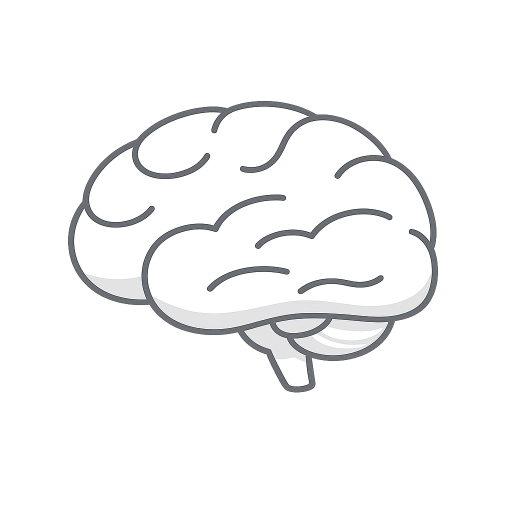
#> input picture art/raw/brain-full/generated_2.png, 1024 x 1024 px (shown at 1/2 size)
$ python prepare.py
#> lines starting #> are read from the running program, lines starting #| are printed output that depends on the picture; after the words box and inside, x2 and y2 are one past the last pixel; in counts of white or black regions, pixels touching at a corner belong together
#!/usr/bin/env python3
"""Turns the picked raw drawings into the files the site loads.

This is the raster stand-in used for the look test. Once the style is approved the same
picks go through Vectorizer.AI in production mode and the SVGs replace these files.

What it does:
  - snaps each drawing to the site palette (ink #4A4A4A, white, light grey, pink #FF0083)
  - fills enclosed transparent areas with white, so drawings read on the grey bands

The brain and the four ability objects are not drawings any more: they are 3D models built
in code (src/brain/three/). The still image of the brain is captured from that renderer by
tests/capture-still.mjs.

    python3 art/scripts/prepare.py
"""
from pathlib import Path

import numpy as np
from PIL import Image, ImageDraw, ImageFilter

ROOT = Path(__file__).resolve().parents[2]
RAW = ROOT / "art/raw"
OUT = ROOT / "src/assets/art"
PREPARED = ROOT / "art/prepared"

INK = np.array([74, 74, 74], dtype=np.float32)       # #4A4A4A
PINK = np.array([255, 0, 131], dtype=np.float32)     # #FF0083


# Which generation of each drawing is used.
PICKS = {
    "mark": "brain-full/generated_2.png",   # the small brain in the nav and the chat bubbles
    "bust": "nevo-bust/v2_3.png",            # Nevo (v1 was generated_2.png), for the finale and "How it works"
}


def exterior_mask(alpha: np.ndarray, close_bottom: bool = False) -> np.ndarray:
    """True where a transparent pixel is connected to the image border."""
    h, w = alpha.shape
    solid = (alpha > 0.5).astype(np.uint8) * 255
    canvas = Image.new("L", (w + 2, h + 2), 0)
    canvas.paste(Image.fromarray(solid), (1, 1))
    if close_bottom:
        # A bust is cut off at the chest, so its outline is open underneath. Close it with
        # a line dropped from the outer end of each shoulder and one along the bottom edge,
        # so the torso counts as "inside" and gets filled.
        cols = np.nonzero(solid.any(axis=0))[0]
        x0, x1 = int(cols.min()), int(cols.max())
        y0 = int(np.nonzero(solid[:, x0])[0].max())
        y1 = int(np.nonzero(solid[:, x1])[0].max())
        d = ImageDraw.Draw(canvas)
        d.line([(x0 + 1, y0 + 1), (x0 + 1, h)], fill=255, width=2)
        d.line([(x1 + 1, y1 + 1), (x1 + 1, h)], fill=255, width=2)
        d.line([(x0 + 1, h), (x1 + 1, h)], fill=255, width=2)
    ImageDraw.floodfill(canvas, (0, 0), 128)
    return np.asarray(canvas)[1:-1, 1:-1] == 128


def snap(path: Path, fill_inside: bool = True, close_bottom: bool = False) -> Image.Image:
    """Palette-snap a drawing and, optionally, fill its enclosed transparent areas white."""
#> called with fill_inside = True, close_bottom = False
    im = np.asarray(Image.open(path).convert("RGBA")).astype(np.float32)
    rgb, alpha = im[..., :3], im[..., 3] / 255.0
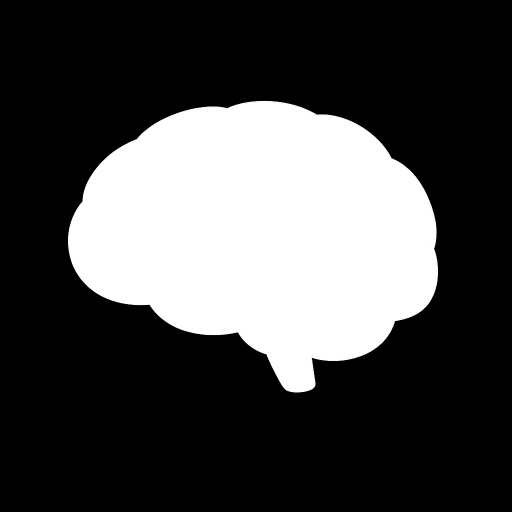
#> alpha: shape (1024, 1024) float32 (shown at 1/2 size); min 0, max 1, mean 0.281
    h, w = alpha.shape
#> h = 1024; w = 1024

    # --- colour: pink stays pink, everything else becomes a grey between ink and white
    r, g, b = rgb[..., 0], rgb[..., 1], rgb[..., 2]
    pinkness = np.clip((r - g - 40) / 150.0, 0, 1) * (r > 140) * (b > g)
#> pinkness: shape (1024, 1024) float32; every value is 0
    lum = rgb @ np.array([0.299, 0.587, 0.114], dtype=np.float32)
    opaque = alpha > 0.8
#> opaque: shape (1024, 1024) bool; 28.1% white; 1 white region, box (x1, y1, x2, y2) and area: (136, 202, 876, 785) 294615
    grey_px = opaque & (pinkness < 0.1)
    line_level = np.percentile(lum[grey_px], 3) if grey_px.any() else 60.0
#> line_level = 90.24
    t = np.clip((lum - line_level) / (255.0 - line_level), 0, 1)[..., None]
    grey = INK + t * (255.0 - INK)
    p = pinkness[..., None]
    out_rgb = grey * (1 - p) + (255.0 * (1 - p) + PINK * p) * p

    # --- alpha: keep the soft outer edge, make everything inside opaque over white
    out_a = alpha.copy()
    if fill_inside:
        ext = exterior_mask(alpha, close_bottom)
#> in exterior_mask, `solid = (alpha > 0.5).astype(np.uint8) * 255`: solid: shape (1024, 1024); 28.1% white; 1 white region, box (x1, y1, x2, y2) and area: (136, 202, 876, 785) 294964
#> in exterior_mask, `canvas = Image.new("L", (w + 2, h + 2), 0)`: canvas: PIL image 1026x1026 L; every value is 0
#> in exterior_mask, `canvas.paste(Image.fromarray(solid), (1, 1))`: canvas: PIL image 1026x1026 L; 28% white; 1 white region, box (x1, y1, x2, y2) and area: (137, 203, 877, 786) 294964
        near_ext = np.asarray(Image.fromarray((ext * 255).astype(np.uint8)).filter(ImageFilter.MaxFilter(7))) > 0
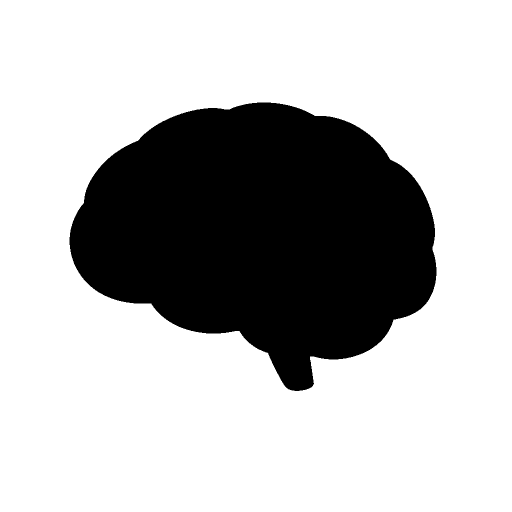
#> near_ext: shape (1024, 1024) bool (shown at 1/2 size); 72.6% white; 1 black region, box (x1, y1, x2, y2) and area: (139, 205, 873, 782) 286900
        inside = ~near_ext
        a = alpha[..., None]
        out_rgb = np.where(inside[..., None], out_rgb * a + 255.0 * (1 - a), out_rgb)
        out_a = np.where(inside, 1.0, alpha)

    # Fully transparent pixels still carry whatever colour the model left there. Make them
    # white so nothing dark can bleed in when the image is filtered or scaled.
    out_rgb = np.where((out_a <= 0)[..., None], 255.0, out_rgb)
    out = np.dstack([out_rgb, out_a * 255.0]).round().clip(0, 255).astype(np.uint8)
    return Image.fromarray(out, "RGBA")


def crop_square(im: Image.Image, margin: float, size: int) -> tuple[Image.Image, tuple[float, float, float]]:
    """Crop to the drawing's bounds as a centred square. Returns the image and (x0, y0, side)."""
#> called with margin = 0.06, size = 128
    a = np.asarray(im)[..., 3]
    ys, xs = np.nonzero(a > 20)
    x0, x1, y0, y1 = xs.min(), xs.max(), ys.min(), ys.max()
#> x0 = 136; x1 = 875; y0 = 202; y1 = 784
    side = max(x1 - x0, y1 - y0) * (1 + margin)
#> side = 783.3
    cx, cy = (x0 + x1) / 2, (y0 + y1) / 2
#> cx = 505.5; cy = 493
    box = (cx - side / 2, cy - side / 2, cx + side / 2, cy + side / 2)
#> box = (113.8, 101.3, 897.2, 884.7)
    out = im.crop(tuple(int(round(v)) for v in box)).resize((size, size), Image.LANCZOS)
#> out: PIL image 128x128 RGBA
    return out, (box[0], box[1], side)


def build() -> None:
    # Shown at 36 to 40 px, so 128 px covers high-density screens with room to spare.
    mark, _ = crop_square(snap(RAW / PICKS["mark"]), margin=0.06, size=128)
    mark.save(OUT / "brain-mark.png")
    # The portrait is not shipped as a PNG: this file is what gets traced
    # (Vectorizer.AI, then rig_bust.py turns the trace into the animated rig).
    PREPARED.mkdir(parents=True, exist_ok=True)
    bust = snap(RAW / PICKS["bust"], close_bottom=True)
#> call 2 of snap, with fill_inside = True, close_bottom = True
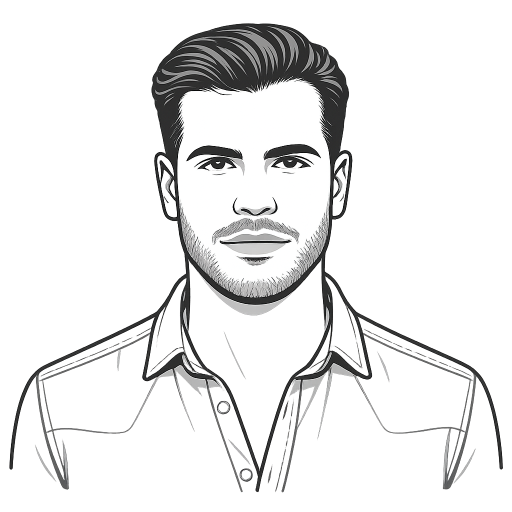
#> input picture art/raw/nevo-bust/v2_3.png, 1024 x 1024 px (shown at 1/2 size)
#> in snap (call 2), `rgb, alpha = im[..., :3], im[..., 3] / 255.0`:
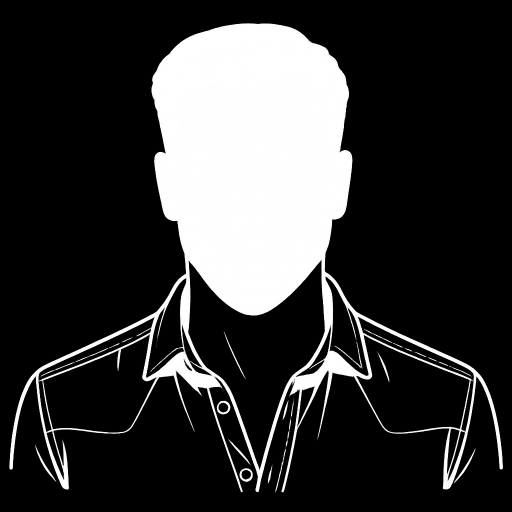
#> alpha: shape (1024, 1024) float32 (shown at 1/2 size); min 0, max 1, mean 0.213
#> in snap (call 2), `opaque = alpha > 0.8`: opaque: shape (1024, 1024) bool; 21.1% white; 50 white regions (21 under 20 px), largest, box (x1, y1, x2, y2) and area: (19, 47, 1006, 984) 218315, (479, 937, 505, 963) 252, (434, 802, 460, 828) 251
#> in snap (call 2), `line_level = np.percentile(lum[grey_px], 3) if grey_px.any() else 60.0`: line_level = 11.64
#> in snap (call 2), `grey = INK + t * (255.0 - INK)`:
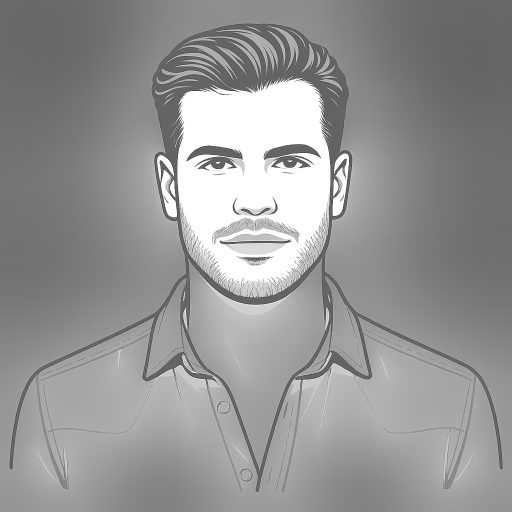
#> grey: shape (1024, 1024, 3) float32 (shown at 1/2 size); min 74, max 255, mean 149.1
#> call 2 of exterior_mask, with close_bottom = True
#> in exterior_mask (call 2), `solid = (alpha > 0.5).astype(np.uint8) * 255`: solid: shape (1024, 1024); 21.4% white; 32 white regions (3 under 20 px), largest, box (x1, y1, x2, y2) and area: (19, 47, 1006, 985) 221267, (479, 937, 506, 964) 286, (434, 802, 461, 829) 285
#> in exterior_mask (call 2), `canvas.paste(Image.fromarray(solid), (1, 1))`: canvas: PIL image 1026x1026 L; 21.3% white; 32 white regions (3 under 20 px), largest, box (x1, y1, x2, y2) and area: (20, 48, 1007, 986) 221267, (480, 938, 507, 965) 286, (435, 803, 462, 830) 285
#> in exterior_mask (call 2), `cols = np.nonzero(solid.any(axis=0))[0]`: cols = 987 values from 19 to 1005
#> in exterior_mask (call 2), `x0, x1 = int(cols.min()), int(cols.max())`: x0 = 19; x1 = 1005
#> in exterior_mask (call 2), `y0 = int(np.nonzero(solid[:, x0])[0].max())`: y0 = 937
#> in exterior_mask (call 2), `y1 = int(np.nonzero(solid[:, x1])[0].max())`: y1 = 936
#> in exterior_mask (call 2), `ImageDraw.floodfill(canvas, (0, 0), 128)`:
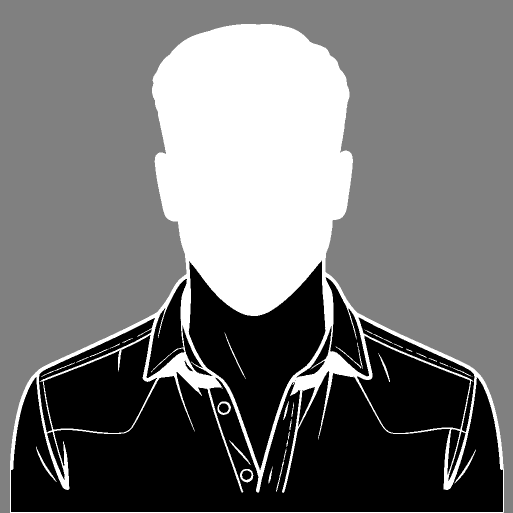
#> canvas: PIL image 1026x1026 L (shown at 1/2 size); min 0, max 255, mean 116.5
#> in exterior_mask (call 2), `return np.asarray(canvas)[1:-1, 1:-1] == 128`: returned value: shape (1024, 1024) bool; 48% white; 1 white region, box (x1, y1, x2, y2) and area: (0, 0, 1024, 1024) 503615
#> in snap (call 2), `near_ext = np.asarray(Image.fromarray((ext * 255).astype(np.uint8)).fi..`: near_ext: shape (1024, 1024) bool; 49% white; 1 white region, box (x1, y1, x2, y2) and area: (0, 0, 1024, 1024) 513475
#> in snap (call 2), `out_rgb = np.where((out_a <= 0)[..., None], 255.0, out_rgb)`:
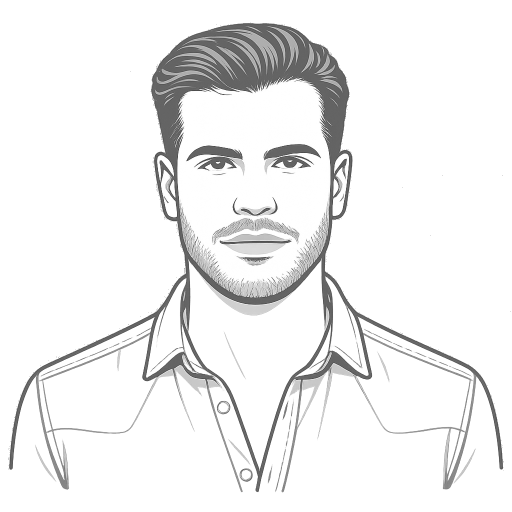
#> out_rgb: shape (1024, 1024, 3) float32 (shown at 1/2 size); min 74, max 255, mean 238.9
    bust.save(PREPARED / "nevo-bust.png")


if __name__ == "__main__":
    OUT.mkdir(parents=True, exist_ok=True)
    build()
    for p in sorted(OUT.iterdir()):
        print(f"{p.name:22} {p.stat().st_size / 1024:7.1f} KB")
